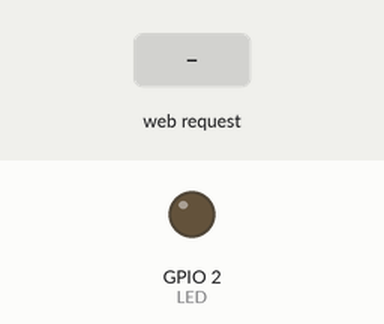
A sketch run on a simulated ESP8266 (NodeMCU). Parts: output pins drawn as LEDs (lit = HIGH). Inputs (shaded band) come from the test bench. Random numbers use the default seed unless the sketch sets one; what the sketch prints to the serial monitor is not drawn.

Above: at 1.2 s.
1.3 s: HTTP request GET /current received
At 2.0 s:
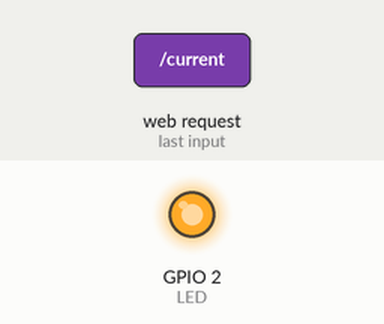
Timing chart, 0 to 4.3 s (numbered marks = the images above; inputs shaded):
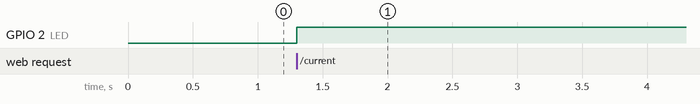

Measured:
- after the input at 1.3 s, GPIO 2 (LED): LOW → HIGH at once

The sketch:

esp_webserver.ino
```cpp
#include <ESP8266WiFi.h>
#include <WiFiClient.h>
#include <ESP8266WebServer.h>

#include <ArduinoJson.h>

//json object
  DynamicJsonBuffer jsonBuffer;
  //define data array index
  /*
   * PV_Vol 0
   * PV_Amp 1
   * Bus 2
   * AC_Vol 3
   * AC_Hz 4
   * Tem 5
   * Pac 6
   * EToday 7
   * EAll 8
   * StatusConnect 9
   * current or collected 10
   */
  String input =
      "{\"PV_Vol\": 0, \"PV_Amp\": 0, \"Bus\": 0, \"AC_Vol\": 0, \"AC_Hz\": 0, \"Tem\": 0, \"Pac\": 0, \"EToday\": 0, \"EAll\": 0, \"StatusConnect\": 1}";
  JsonObject& root = jsonBuffer.parseObject(input);

#include "index2.h" //Our HTML webpage contents with javascripts

#define LED 2  //On board LED

//SSID and Password of your WiFi router
const char* ssid = "esp";
const char* password = "417417417";

ESP8266WebServer server(80); //Server on port 80

//===============================================================
// This routine is executed when you open its IP in browser
//===============================================================
void handleRoot() {
 String s = MAIN_page; //Read HTML contents
 server.send(200, "text/html", s); //Send web page
}

void parseJson(void) {
  DynamicJsonBuffer jsonBuffer;
  String input = "{\"PV_Vol\": 0, \"PV_Amp\": 0, \"Bus\": 0, \"AC_Vol\": 0, \"AC_Hz\": 0, \"Tem\": 0, \"Pac\": 0, \"EToday\": 0, \"EAll\": 0, \"StatusConnect\": 1}";
  JsonObject& root = jsonBuffer.parseObject(input);
  root["PV_Vol"]=random(300);
  root["PV_Amp"]=random(300);
  root["Bus"]=random(300);
  root["AC_Vol"]=random(300);
  root["AC_Hz"]=random(300);
  root["Tem"]=random(300);
  root["Pac"]=random(300);
  root["EToday"]=random(300);
  root["EAll"]=random(300);
}

void handleCurrent() {
 parseJson();
 String output;
 root.printTo(output);
 digitalWrite(LED,!digitalRead(LED)); //Toggle LED on data request ajax
 server.send(200, "text/plane", output); //Send ADC value only to client ajax request
}

IPAddress local_IP(192,168,4,22);
IPAddress gateway(192,168,4,9);
IPAddress subnet(255,255,255,0);


//==============================================================
//                  SETUP
//==============================================================

void setup() {
  Serial.begin(115200);
  randomSeed(analogRead(0));
  pinMode(LED, OUTPUT);
  Serial.println();
  Serial.print("Setting soft-AP configuration ... ");
  Serial.println(WiFi.softAPConfig(local_IP, gateway, subnet) ? "Ready" : "Failed!");

  Serial.print("Setting soft-AP ... ");
  Serial.println(WiFi.softAP(ssid,password) ? "Ready" : "Failed!");

  Serial.print("Soft-AP IP address = ");
  Serial.println(WiFi.softAPIP());

  server.on("/", handleRoot);      //Which routine to handle at root location. This is display page
  server.on("/current", handleCurrent); //This page is called by java Script AJAX

  server.begin();                  //Start server
  Serial.println("HTTP server started");
}

//==============================================================
//                     LOOP
//==============================================================
void loop(void){
  server.handleClient();          //Handle client requests
}
```

index2.h
```cpp
const char MAIN_page[] PROGMEM = R"=====(
<!DOCTYPE html>
<html>

<head>
<title>Solar System</title>
<meta charshet="utf-8" />
<style>
body {font-family: Arial, Helvetica, sans-serif;}
/* Data Table Styling */
#dataTable {
	font-family: "Trebuchet MS", Arial, Helvetica, sans-serif;
	border-collapse: collapse;
	width: 100%;
}

#dataTable td, #dataTable th {
	border: 1px solid #ddd;
	padding: 8px;
}

#dataTable tr:nth-child(even){background-color: #f2f2f2;}

#dataTable tr:hover {background-color: #ddd;}

#dataTable th {
	padding-top: 12px;
	padding-bottom: 12px;
	text-align: left;
	background-color: #4CAF50;
	color: white;
}

.warning {
	color: red;
}

.great {
	color: green;
}
</style>
</head>

<body>

<p style="text-align:center;color:MediumSeaGreen;font-size:200%;">
  <strong>Solar System Infomation: CEEC</span></strong>
</p>
<div>
	<table id="dataTable">
	  <tr>
	  	<th>Last time update</th>
	  	<th>PV_Vol (V)</th>
	  	<th>PV_Amp (A)</th>
	  	<th>Bus (V)</th>
	  	<th>AC_Vol (V)</th>
	  	<th>AC_Hz (Hz)</th>
	  	<th>Temp (C)</th>
	  	<th>Pac (W)</th>
	  	<th>EToday (KWh)</th>
	  	<th>EAll (KWh)</th>
	  	<th>Status</th>
	  </tr>
	</table>
</div>

<script>
setInterval(function() {getData();}, 5000); //5000mSeconds update rate
/*-----------------------get curent info------------------*/
function getData() {
  var xhttp = new XMLHttpRequest();
  xhttp.onreadystatechange = function() {
      if (this.readyState == 4 && this.status == 200) {
            var InfoCurrent_Html = "";
            var result_current = JSON.parse(this.responseText);
            var timeGet = new Date().toLocaleTimeString();

            var table = document.getElementById("dataTable");
            table.rows[1].cells[0].innerHTML=timeGet;
            table.rows[1].cells[1].innerHTML=result_current.PV_Vol;
            table.rows[1].cells[2].innerHTML=result_current.PV_Amp;
            table.rows[1].cells[3].innerHTML=result_current.Bus;
            table.rows[1].cells[4].innerHTML=result_current.AC_Vol;
            table.rows[1].cells[5].innerHTML=result_current.AC_Hz;
            table.rows[1].cells[6].innerHTML=result_current.Tem;
            table.rows[1].cells[7].innerHTML=result_current.Pac;
            table.rows[1].cells[8].innerHTML=result_current.EToday;
            table.rows[1].cells[9].innerHTML=result_current.EAll;
            if(result_current.StatusConnect==1) {
                table.rows[1].cells[10].innerHTML='<p class="great">On-line</p';
            } else {
                table.rows[1].cells[10].innerHTML='<p class="warning">Off-line</p';
            }
        }
    };
    xhttp.open("GET", "current", true);
    xhttp.send();
};
var table = document.getElementById("dataTable");
var row = table.insertRow(1);	//Add after headings
row.insertCell(0).innerHTML = '...';
row.insertCell(1).innerHTML = '...';
row.insertCell(2).innerHTML = '...';
row.insertCell(3).innerHTML = '...';
row.insertCell(4).innerHTML = '...';
row.insertCell(5).innerHTML = '...';
row.insertCell(6).innerHTML = '...';
row.insertCell(7).innerHTML = '...';
row.insertCell(8).innerHTML = '...';
row.insertCell(9).innerHTML = '...';
row.insertCell(10).innerHTML = '...';
</script>
</body>
</html>

)=====";
```
